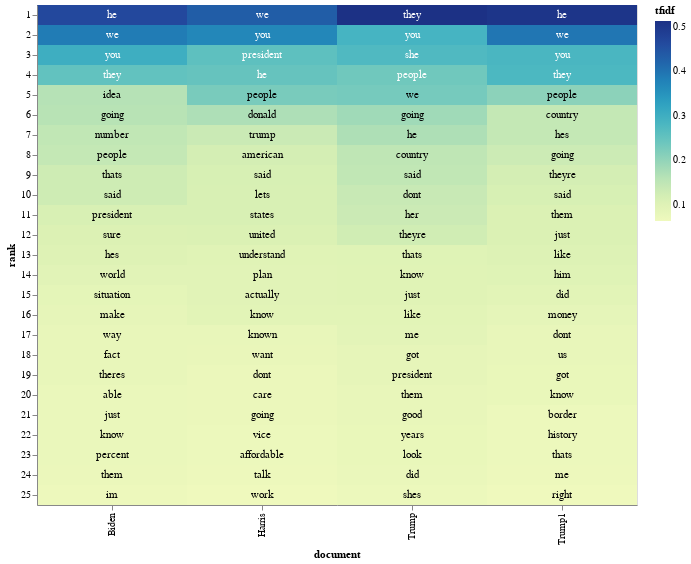

Source (notebook cell):
### Code cell
import altair as alt
import numpy as np

# Terms in this list will get a red dot in the visualization
term_list = ['', '']

# adding a little randomness to break ties in term ranking
top_tfidf_plusRand = top_tfidf.copy()
top_tfidf_plusRand['tfidf'] = top_tfidf_plusRand['tfidf'] + np.random.rand(top_tfidf.shape[0])*0.0001

# base for all visualizations, with rank calculation
base = alt.Chart(top_tfidf_plusRand).encode(
    x = 'document:N',
    y = 'rank:O'
).transform_window(
    rank = "rank()",
    sort = [alt.SortField("tfidf", order="descending")],
    groupby = ["document"],
)

# heatmap specification
heatmap = base.mark_rect().encode(
    color = 'tfidf:Q'
)

# red circle over terms in above list
circle = base.mark_circle(size=100).encode(
    color = alt.condition(
        alt.FieldOneOfPredicate(field='term', oneOf=term_list),
        alt.value('red'),
        alt.value('#FFFFFF00')        
    )
)

# text labels, white for darker heatmap colors
text = base.mark_text(baseline='middle').encode(
    text = 'term:N',
    color = alt.condition(alt.datum.tfidf >= 0.23, alt.value('white'), alt.value('black'))
)

# display the three superimposed visualizations
(heatmap + circle + text).properties(width = 600)

### Figure 1 — Vega-Lite specification as saved in the notebook (floating-point values rounded to 4 significant figures)
{"config": {"view": {"continuousWidth": 300, "continuousHeight": 300}}, "layer": [{"mark": {"type": "rect"}, "encoding": {"color": {"field": "tfidf", "type": "quantitative"}, "x": {"field": "document", "type": "nominal"}, "y": {"field": "rank", "type": "ordinal"}}, "transform": [{"window": [{"op": "rank", "field": "", "as": "rank"}], "groupby": ["document"], "sort": [{"field": "tfidf", "order": "descending"}]}]}, {"mark": {"type": "circle", "size": 100}, "encoding": {"color": {"condition": {"test": {"field": "term", "oneOf": ["", ""]}, "value": "red"}, "value": "#FFFFFF00"}, "x": {"field": "document", "type": "nominal"}, "y": {"field": "rank", "type": "ordinal"}}, "transform": [{"window": [{"op": "rank", "field": "", "as": "rank"}], "groupby": ["document"], "sort": [{"field": "tfidf", "order": "descending"}]}]}, {"mark": {"type": "text", "baseline": "middle"}, "encoding": {"color": {"condition": {"test": "(datum.tfidf >= 0.23)", "value": "white"}, "value": "black"}, "text": {"field": "term", "type": "nominal"}, "x": {"field": "document", "type": "nominal"}, "y": {"field": "rank", "type": "ordinal"}}, "transform": [{"window": [{"op": "rank", "field": "", "as": "rank"}], "groupby": ["document"], "sort": [{"field": "tfidf", "order": "descending"}]}]}], "data": {"name": "data-6776a83777cae74f6d763a46b7756a19"}, "width": 600, "$schema": "https://vega.github.io/schema/vega-lite/v5.8.0.json", "datasets": {"data-6776a83777cae74f6d763a46b7756a19": [{"document": "Biden", "term": "he", "tfidf": 0.4667}, {"document": "Biden", "term": "we", "tfidf": 0.3878}, {"document": "Biden", "term": "you", "tfidf": 0.3011}, {"document": "Biden", "term": "they", "tfidf": 0.2522}, {"document": "Biden", "term": "idea", "tfidf": 0.1612}, {"document": "Biden", "term": "going", "tfidf": 0.1582}, {"document": "Biden", "term": "number", "tfidf": 0.1474}, {"document": "Biden", "term": "people", "tfidf": 0.143}, {"document": "Biden", "term": "said", "tfidf": 0.128}, {"document": "Biden", "term": "thats", "tfidf": 0.1281}, {"document": "Biden", "term": "president", "tfidf": 0.1129}, {"document": "Biden", "term": "sure", "tfidf": 0.106}, {"document": "Biden", "term": "hes", "tfidf": 0.1017}, {"document": "Biden", "term": "world", "tfidf": 0.09414}, {"document": "Biden", "term": "situation", "tfidf": 0.08753}, {"document": "Biden", "term": "make", "tfidf": 0.0829}, {"document": "Biden", "term": "fact", "tfidf": 0.07908}, {"document": "Biden", "term": "way", "tfidf": 0.07914}, {"document": "Biden", "term": "theres", "tfidf": 0.07836}, {"document": "Biden", "term": "able", "tfidf": 0.07532}, {"document": "Biden", "term": "just", "tfidf": 0.07531}, {"document": "Biden", "term": "know", "tfidf": 0.07528}, {"document": "Biden", "term": "percent", "tfidf": 0.07402}, {"document": "Biden", "term": "them", "tfidf": 0.07154}, {"document": "Biden", "term": "im", "tfidf": 0.06776}, {"document": "Harris", "term": "we", "tfidf": 0.4326}, {"document": "Harris", "term": "you", "tfidf": 0.3708}, {"document": "Harris", "term": "president", "tfidf": 0.2575}, {"document": "Harris", "term": "he", "tfidf": 0.2473}, {"document": "Harris", "term": "people", "tfidf": 0.2267}, {"document": "Harris", "term": "donald", "tfidf": 0.1701}, {"document": "Harris", "term": "trump", "tfidf": 0.1339}, {"document": "Harris", "term": "american", "tfidf": 0.1185}, {"document": "Harris", "term": "lets", "tfidf": 0.1133}, {"document": "Harris", "term": "said", "tfidf": 0.1134}, {"document": "Harris", "term": "states", "tfidf": 0.1133}, {"document": "Harris", "term": "united", "tfidf": 0.1082}, {"document": "Harris", "term": "understand", "tfidf": 0.09788}, {"document": "Harris", "term": "actually", "tfidf": 0.09452}, {"document": "Harris", "term": "plan", "tfidf": 0.09453}, {"document": "Harris", "term": "know", "tfidf": 0.09279}, {"document": "Harris", "term": "known", "tfidf": 0.07899}, {"document": "Harris", "term": "want", "tfidf": 0.07731}, {"document": "Harris", "term": "care", "tfidf": 0.07213}, {"document": "Harris", "term": "dont", "tfidf": 0.07218}, {"document": "Harris", "term": "going", "tfidf": 0.07211}, {"document": "Harris", "term": "vice", "tfidf": 0.06936}, {"document": "Harris", "term": "affordable", "tfidf": 0.06916}, {"document": "Harris", "term": "talk", "tfidf": 0.06703}, {"document": "Harris", "term": "work", "tfidf": 0.06302}, {"document": "Trump", "term": "they", "tfidf": 0.5136}, {"document": "Trump", "term": "you", "tfidf": 0.2871}, {"document": "Trump", "term": "she", "tfidf": 0.2743}, {"document": "Trump", "term": "people", "tfidf": 0.236}, {"document": "Trump", "term": "we", "tfidf": 0.2297}, {"document": "Trump", "term": "going", "tfidf": 0.185}, {"document": "Trump", "term": "he", "tfidf": 0.1691}, {"document": "Trump", "term": "country", "tfidf": 0.1499}, {"document": "Trump", "term": "said", "tfidf": 0.1467}, {"document": "Trump", "term": "dont", "tfidf": 0.1372}, {"document": "Trump", "term": "her", "tfidf": 0.1327}, {"document": "Trump", "term": "theyre", "tfidf": 0.1244}, {"document": "Trump", "term": "thats", "tfidf": 0.09888}, {"document": "Trump", "term": "just", "tfidf": 0.09575}, {"document": "Trump", "term": "know", "tfidf": 0.09576}, {"document": "Trump", "term": "like", "tfidf": 0.09259}, {"document": "Trump", "term": "me", "tfidf": 0.08932}, {"document": "Trump", "term": "got", "tfidf": 0.08298}, {"document": "Trump", "term": "president", "tfidf": 0.08298}, {"document": "Trump", "term": "them", "tfidf": 0.07976}, {"document": "Trump", "term": "good", "tfidf": 0.07802}, {"document": "Trump", "term": "look", "tfidf": 0.07655}, {"document": "Trump", "term": "years", "tfidf": 0.07662}, {"document": "Trump", "term": "did", "tfidf": 0.07344}, {"document": "Trump", "term": "shes", "tfidf": 0.07017}, {"document": "Trump1", "term": "he", "tfidf": 0.5055}, {"document": "Trump1", "term": "we", "tfidf": 0.3951}, {"document": "Trump1", "term": "you", "tfidf": 0.2818}, {"document": "Trump1", "term": "they", "tfidf": 0.2789}, {"document": "Trump1", "term": "people", "tfidf": 0.2063}, {"document": "Trump1", "term": "country", "tfidf": 0.1424}, {"document": "Trump1", "term": "hes", "tfidf": 0.1424}, {"document": "Trump1", "term": "going", "tfidf": 0.1308}, {"document": "Trump1", "term": "theyre", "tfidf": 0.1192}, {"document": "Trump1", "term": "said", "tfidf": 0.1134}, {"document": "Trump1", "term": "just", "tfidf": 0.1075}, {"document": "Trump1", "term": "them", "tfidf": 0.1076}, {"document": "Trump1", "term": "like", "tfidf": 0.1046}, {"document": "Trump1", "term": "him", "tfidf": 0.09881}, {"document": "Trump1", "term": "did", "tfidf": 0.09296}, {"document": "Trump1", "term": "money", "tfidf": 0.08528}, {"document": "Trump1", "term": "dont", "tfidf": 0.07851}, {"document": "Trump1", "term": "us", "tfidf": 0.07847}, {"document": "Trump1", "term": "got", "tfidf": 0.07558}, {"document": "Trump1", "term": "know", "tfidf": 0.07554}, {"document": "Trump1", "term": "border", "tfidf": 0.06979}, {"document": "Trump1", "term": "history", "tfidf": 0.06975}, {"document": "Trump1", "term": "thats", "tfidf": 0.06974}, {"document": "Trump1", "term": "me", "tfidf": 0.06684}, {"document": "Trump1", "term": "right", "tfidf": 0.06395}]}}
